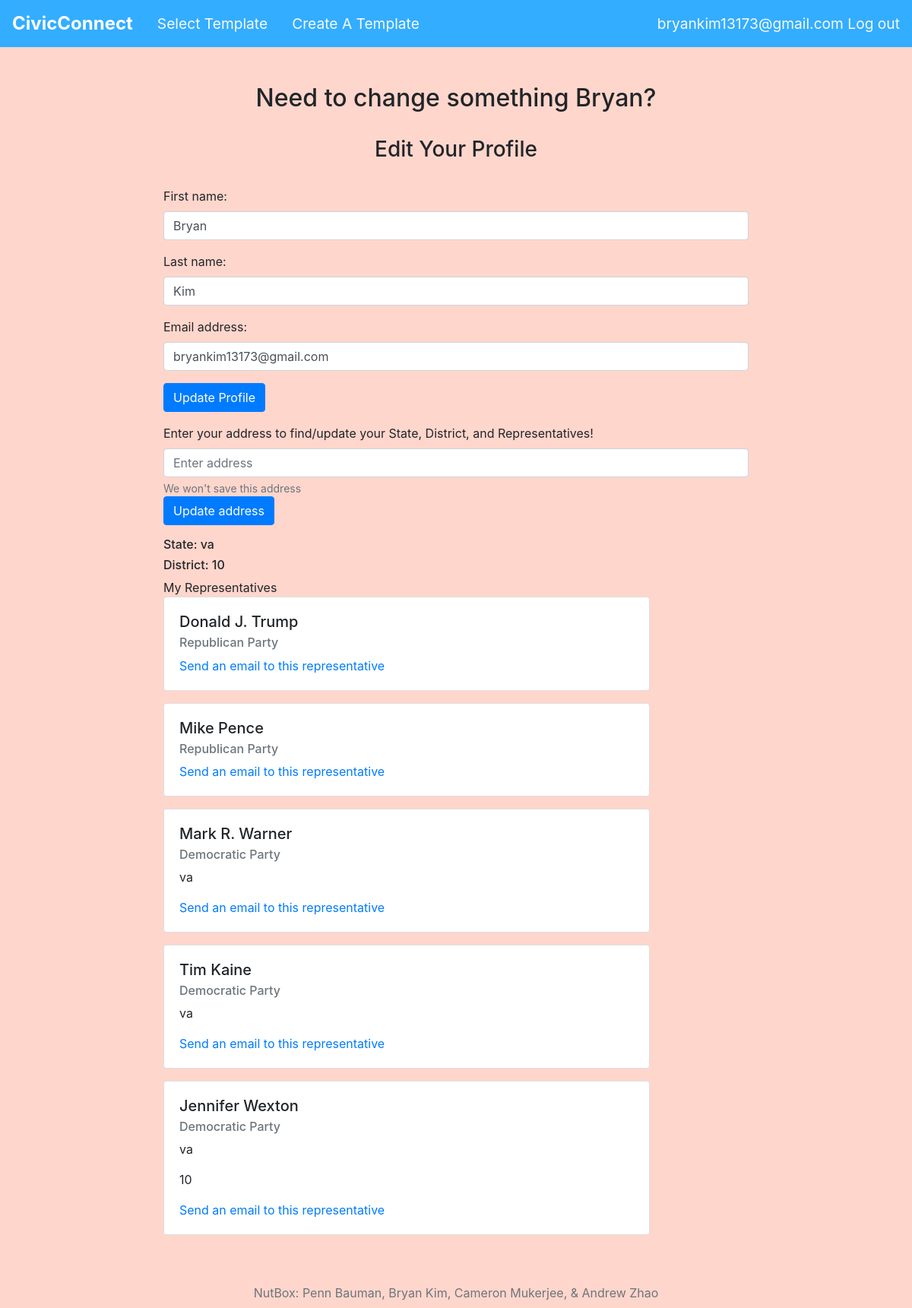
The page /profile/ (signed in) on the database as committed earlier.
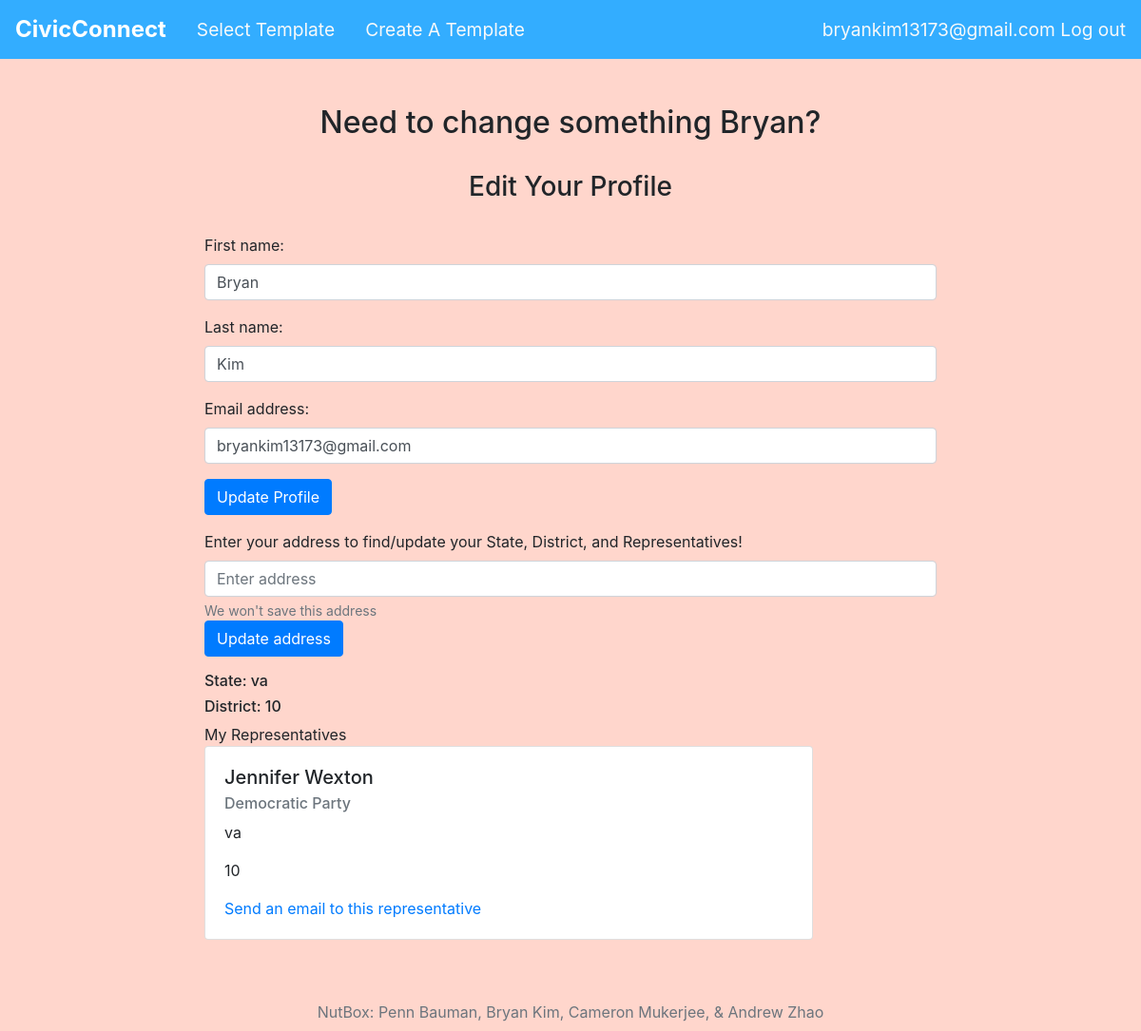
The same page on the database as committed later.
### masterdata/models.py (models this page shows, shortened)
class client(models.Model):
    user = models.OneToOneField(User,related_name='clients',unique=True,null=False, db_index=True,on_delete=models.CASCADE)
    State = models.CharField(max_length = 2)
    District = models.CharField(max_length= 5, default= '')
    issues = models.ForeignKey(Issue,blank = True,null=True, on_delete=models.CASCADE)
    representatives = models.ManyToManyField(Representative)
    favorites  = models.ManyToManyField(Emailtemplate)

class Representative(models.Model):
    name = models.CharField(max_length = 100)
    state = models.CharField(max_length= 2)
    district = models.CharField(max_length= 5)
    party = models.CharField(max_length= 50)
    email = models.CharField(max_length = 50)
    def __str__(self):
        return self.name

### nutboxcivic/views.py (the view, shortened to what this page needs)
# urls.py: path('profile/', views.update_profile, name = 'profile'),
@login_required
@transaction.atomic
def update_profile(request):
    me = client.objects.get(user = request.user)
    if request.method == 'POST':
        user_form = UserForm(request.POST, instance=request.user)
        profile_form = ProfileForm(request.POST, instance=request.user.clients)
        if user_form.is_valid() and profile_form.is_valid():
            user_form.save()
            profile_form.save()
            return HttpResponseRedirect('/')
        else:
            messages.error(request, _('Please correct the error below.'))
    else:
        user_form = UserForm(instance=request.user)
        profile_form = ProfileForm(instance=request.user.clients)
    status = 0
    errormessage = ""
    reps = ['','','','','']
    return render(request, 'civic/profile.html', {
        'user_form': user_form,
        'profile_form': profile_form,
        'apistatus' : errormessage,
        'me' : me,
        'allreps' : me.representatives.all(),
    })

### nutboxcivic/forms.py
class UserForm(forms.ModelForm):
    class Meta:
        model = User
        fields = ('first_name', 'last_name', 'email')
        widgets = {
            'first_name' : forms.TextInput(attrs = {'class': 'form-control'}),
            'last_name' : forms.TextInput(attrs = {'class': 'form-control'}),
            'email' : forms.TextInput(attrs = {'class': 'form-control'}),
        }

class ProfileForm(forms.ModelForm):
    class Meta:
        model = client
        fields = ('State','representatives')
        widgets = {
            'State' : forms.TextInput(attrs = {'class': 'form-control'}),
        }
        representatives = forms.ModelChoiceField(queryset=Representative.objects.all().order_by('state'))

### nutboxcivic/templates/civic/profile.html (shortened to what this page needs)
{% extends 'civic/base.html' %}
{% block content %}
<div class="row justify-content-center">
	<h2>Need to change something {{ user.first_name }}?</h2>
</div>
<br>
<div class="row justify-content-center">
	<h3> Edit Your Profile</h3>
</div>
<br>
<form method="POST">
 {{ user_form.as_p }}
 <input type="submit" class="btn btn-primary" value = "Update Profile"></button>
</form>
<form action="{% url 'profile'%}" method="get">
    <label for="InputAddress">Enter your address to find/update your State, District, and Representatives!</label>
    <input type="text" class="form-control" id="InputAddress" name="InputAddress" placeholder="Enter address">
    <small id="addressHelp" class="form-text text-muted">We won't save this address</small>
	<input type="submit" class="btn btn-primary" value = "Update address"></button>
</form>
<h6>State: {{me.State}}</h6>
<h6>District: {{me.District}}</h6>
My Representatives
{% for currentrep in allreps %}
	<div class="card" style="width: 40rem; margin-bottom:1em">
		<div class="card-body">
			<h5 class="card-title">{{currentrep.name}}</h5>
			<h6 class="card-subtitle mb-2 text-muted">{{currentrep.party}}</h6>
			{%if user.is_authenticated%}
				{%if currentrep.state != ''%}
					<p class="card-text">{{currentrep.state}}</p>
				{%endif%}
				{%if currentrep.district != ''%}
					<p class="card-text">{{currentrep.district}}</p>
				{%endif%}
			{%endif%}
			<a href= "https://api.time.com/wp-content/uploads/2019/01/gettyimages-914246230.jpg" class="card-link">Send an email to this representative</a>
		</div>
	</div>
{% endfor %}
{% endblock %}

### nutboxcivic/templates/civic/base.html (shortened to what this page needs)
{% load bootstrap4 %}
{% load static %}
{% load socialaccount %}
{% bootstrap_css %}
<head>
</head>
<body style="background-color:#ffd6cc">
	<nav class="navbar navbar-expand-lg navbar-light" style="background-color:#33adff">
		<a class="navbar-brand text-white font-weight-bold" style="font-size:1.5em" href="{% url 'home' %}">CivicConnect</a>
		<div class="collapse navbar-collapse" id="">
			<a class="nav-link text-light" style="font-size:1.2em" href="{% url 'select' %}">{{ 'Select Template' }}</a>
			<a class="nav-link text-light" style="font-size:1.2em" href="{% url 'createTemp' %}">{{ 'Create A Template' }}</a>
		</div>
		<div class="ml-auto text-light" style="font-size:1.2em">
			{% if user.is_authenticated %}
				<a class="text-light" href="{% url 'user:userindex' %}">{{ user.email }}</a>
				<a class="text-light" href="{% url 'logout' %}">Log out</a>
			{% else %}
				Not signed in
				<a class="text-light" href="{% url 'gauth' %}">Sign in</a>
			{% endif %}
		</div>
	</nav>
	<div class="content container col-md-8 mt-5">
		{% block content %}
		{% endblock %}
	</div>
	<div style="height:5em"></div>
	<div class="navbar fixed-bottom justify-content-center text-muted" style="margin-bottom:-1em">
		<p> NutBox:
			<a class="text-muted" href="mailto:pcb8gb@virginia.edu">Penn Bauman</a>,
			<a class="text-muted" href="mailto:bjk3yf@virginia.edu">Bryan Kim</a>,
			<a class="text-muted" href="mailto:crm6zg@virginia.edu">Cameron Mukerjee</a>, &amp;
			<a class="text-muted" href="mailto:awz6ay@virginia.edu">Andrew Zhao</a>
		</p>
	</div>
</body>

Rows that differ between the two databases and show on the page:
removed Representative: name "Donald J. Trump", party "Republican Party"
removed Representative: name "Mike Pence", party "Republican Party"
removed Representative: name "Mark R. Warner", party "Democratic Party", state "va"
removed Representative: name "Tim Kaine", party "Democratic Party", state "va"
